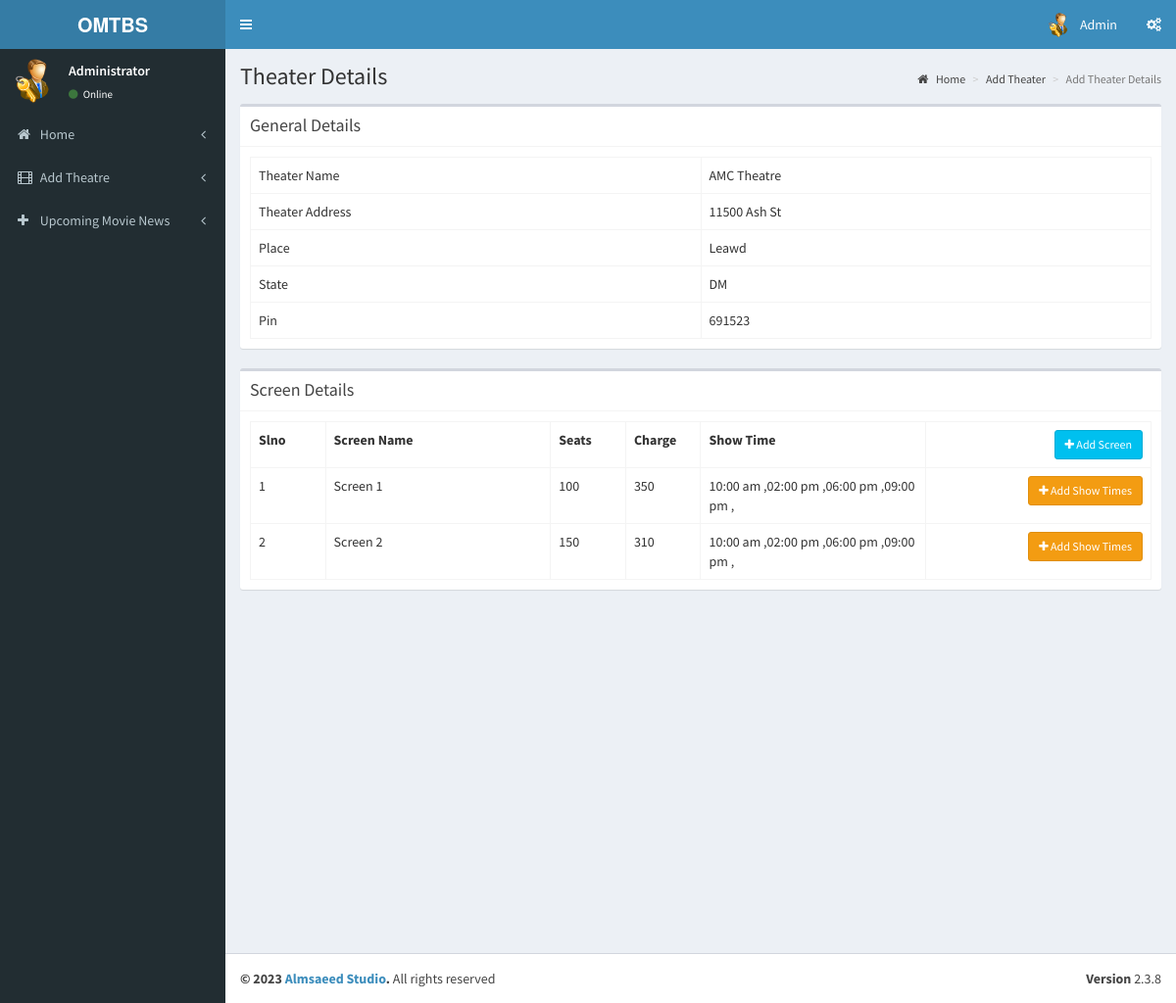
The app's page /admin/pages/add_theatre_2.1.php?id=3 (signed in) with its own data.
### tables this page shows
CREATE TABLE `tbl_theatre` (
  `id` int(11) NOT NULL,
  `name` varchar(100) NOT NULL,
  `address` varchar(100) NOT NULL,
  `place` varchar(100) NOT NULL,
  `state` varchar(50) NOT NULL,
  `pin` int(11) NOT NULL
);

CREATE TABLE `tbl_screens` (
  `screen_id` int(11) NOT NULL,
  `t_id` int(11) NOT NULL COMMENT 'theatre id',
  `screen_name` varchar(110) NOT NULL,
  `seats` int(11) NOT NULL COMMENT 'number of seats',
  `charge` int(11) NOT NULL
);

CREATE TABLE `tbl_show_time` (
  `st_id` int(11) NOT NULL,
  `screen_id` int(11) NOT NULL,
  `name` varchar(40) NOT NULL COMMENT 'noon,second,etc',
  `start_time` time NOT NULL
);

### admin/pages/add_theatre_2.1.php (the view, shortened to what this page needs)
<?php
include('header.php');
?>
  <div class="content-wrapper">
    <section class="content-header">
      <h1>
        Theater Details
      </h1>
      <ol class="breadcrumb">
        <li><a href="index.php"><i class="fa fa-home"></i> Home</a></li>
        <li><a href="add_theater.php">Add Theater</a></li>
        <li class="active">Add Theater Details</li>
      </ol>
    </section>
    <section class="content">
      <div class="box">
         <div class="box-header with-border">
              <h3 class="box-title">General Details</h3>
            </div>
        <div class="box-body">
          <?php
            $th=mysqli_query($con,"select * from tbl_theatre where id='".$_GET['id']."'");
            $theatre=mysqli_fetch_array($th);
          ?>
            <table class="table table-bordered table-hover">
                <tr>
                    <td class="col-md-6">Theater Name</td>
                    <td  class="col-md-6"><?php echo $theatre['name'];?></td>
                </tr>
                <tr>
                    <td>Theater Address</td>
                    <td><?php echo $theatre['address'];?></td>
                </tr>
                <tr>
                    <td>Place</td>
                    <td><?php echo $theatre['place'];?></td>
                </tr>
                <tr>
                    <td>State</td>
                    <td><?php echo $theatre['state'];?></td>
                </tr>
                <tr>
                    <td>Pin</td>
                    <td><?php echo $theatre['pin'];?></td>
                </tr>
            </table>
        </div>
      </div>
         <div class="box">
         <div class="box-header with-border">
              <h3 class="box-title">Screen Details</h3>
            </div>
        <div class="box-body" id="screendtls">
          <?php
            $sr=mysqli_query($con,"select * from tbl_screens where t_id='".$_GET['id']."'");
            if(mysqli_num_rows($sr))
            {
          ?>
            <table class="table table-bordered table-hover">
              <th class="col-md-1">Slno</th>
              <th class="col-md-3">Screen Name</th>
              <th class="col-md-1">Seats</th>
              <th class="col-md-1">Charge</th>
              <th class="col-md-3">Show Time</th>
              <th class="text-right col-md-3"><button data-toggle="modal" data-target="#view-modal" id="getUser" class="btn btn-sm btn-info"><i class="fa fa-plus"></i> Add Screen</button></th>
                <?php
                $sl=1;
                while($screen=mysqli_fetch_array($sr))
                {
                  ?>
                  <tr>
                    <td><?php echo $sl;?></td>
                    <td><?php echo $screen['screen_name'];?></td>
                    <td><?php echo $screen['seats'];?></td>
                    <td><?php echo $screen['charge'];?></td>
                    <?php
                      $st=mysqli_query($con,"select * from tbl_show_time where screen_id='".$screen['screen_id']."'");
                    ?>
                    <td><?php if(mysqli_num_rows($st)) { while($stm=mysqli_fetch_array($st))
                    { echo date('h:i a',strtotime($stm['start_time']))." ,";}}
                    else
                    {echo "No Show Time Added";}
                    ?></td>
                    <td class="text-right"><button data-toggle="modal" data-id="<?php echo $screen['screen_id'];?>" data-target="#view-modal2" id="getUser2" class="btn btn-sm btn-warning"><i class="fa fa-plus"></i> Add Show Times</button></td>
                  </tr>
                  <?php
                  $sl++;
                }
                ?>
            </table>
            <?php
            }
            else
            {
              ?>
              <button data-toggle="modal" data-target="#view-modal" id="getUser" class="btn btn-sm btn-info"><i class="fa fa-plus"></i> Add Screen</button>
              <?php
            }
            ?>
        </div>
      </div>
    </section>
  </div>
  <?php
include('footer.php');
?>

### records on screen
tbl_theatre: name "AMC Theatre", address "11500 Ash St", place "Leawd", state "DM", pin "691523"
tbl_screens: screen_name "Screen 1", seats "100", charge "350"
tbl_show_time: start_time "10:00 am"
tbl_show_time: start_time "02:00 pm"
tbl_show_time: start_time "06:00 pm"
tbl_show_time: start_time "09:00 pm"
tbl_screens: screen_name "Screen 2", seats "150", charge "310"
tbl_show_time: start_time "10:00 am"
tbl_show_time: start_time "02:00 pm"
tbl_show_time: start_time "06:00 pm"
tbl_show_time: start_time "09:00 pm"
